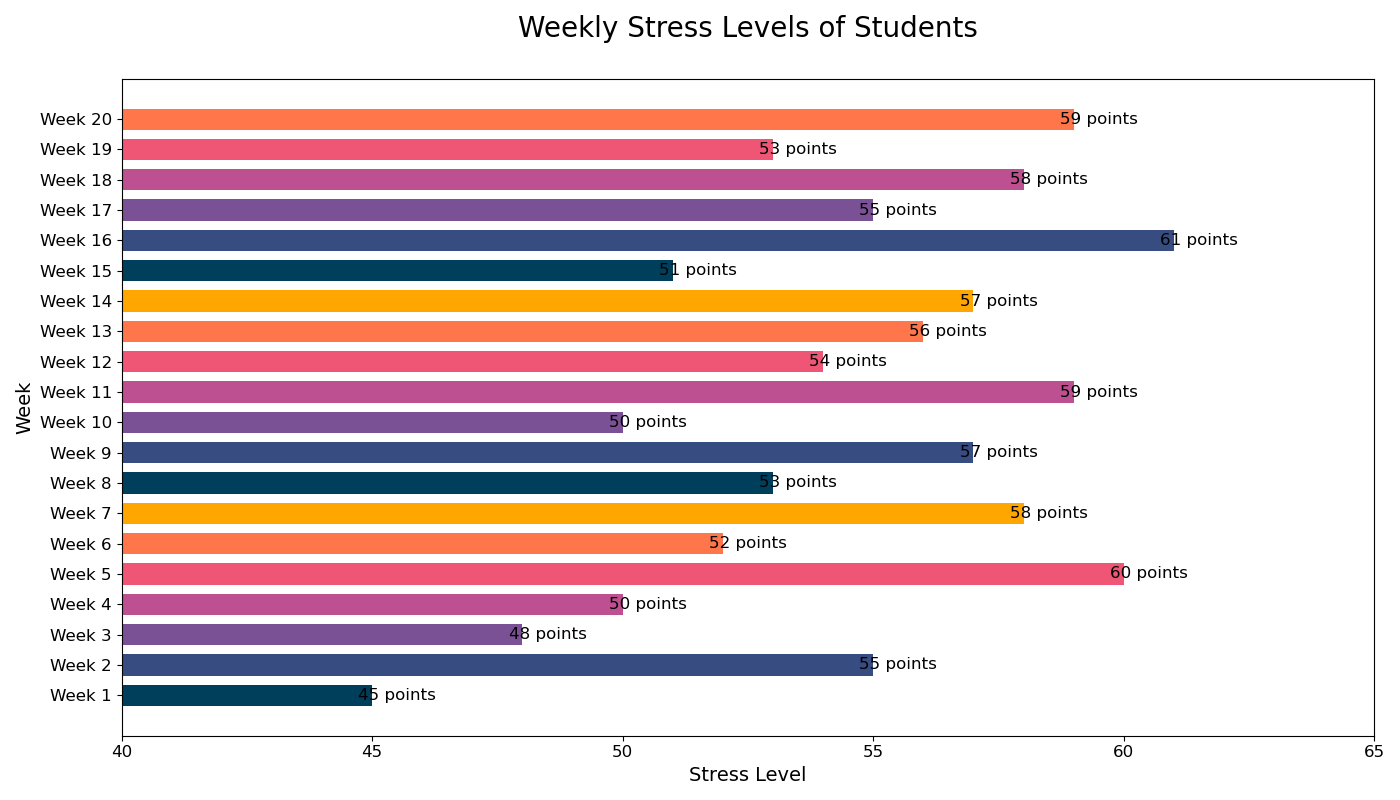

The script that drew this image:

import matplotlib.pyplot as plt

# Data for plotting
weeks = ["Week 1", "Week 2", "Week 3", "Week 4", "Week 5", "Week 6", 
         "Week 7", "Week 8", "Week 9", "Week 10", "Week 11", "Week 12",
         "Week 13", "Week 14", "Week 15", "Week 16", "Week 17", "Week 18",
         "Week 19", "Week 20"]
stress_levels = [45, 55, 48, 50, 60, 52, 58, 53, 57, 50, 59, 54, 56, 57, 51, 61, 55, 58, 53, 59]

fig, ax = plt.subplots(figsize=(14, 8))

# Create a horizontal bar chart with custom colors and bar widths
bars = ax.barh(weeks, stress_levels, height=0.7,
               color=['#003f5c', '#374c80', '#7a5195', '#bc5090', '#ef5675', '#ff764a',
                      '#ffa600', '#003f5c', '#374c80', '#7a5195', '#bc5090', '#ef5675',
                      '#ff764a', '#ffa600', '#003f5c', '#374c80', '#7a5195', '#bc5090',
                      '#ef5675', '#ff764a'])

# Set the chart title and labels
ax.set_title('Weekly Stress Levels of Students', fontsize=20, pad=30)
ax.set_xlabel('Stress Level', fontsize=14)
ax.set_ylabel('Week', fontsize=14)

# Customize the ticks on both axes
ax.xaxis.set_tick_params(labelsize=12)
ax.yaxis.set_tick_params(labelsize=12)

# Set y-axis limits to start from a specific value
ax.set_xlim(40, 65)

# Add value labels to each bar
for bar in bars:
    width = bar.get_width()
    label_x_pos = width + 0.5  # Some padding to the right
    ax.text(label_x_pos, bar.get_y() + bar.get_height()/2, f'{width} points',
            va='center', ha='center', fontsize=12)

plt.tight_layout()
plt.show()
